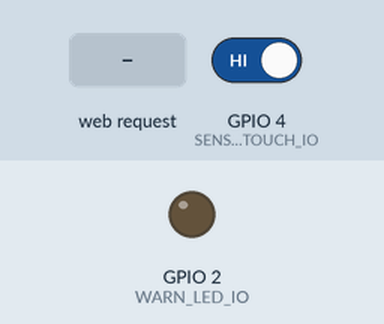
Simulated run of this sketch. Board: ESP32. On the bench: output pins drawn as LEDs (lit = HIGH). Dashed ring = blinking. The inputs (shaded band) are chosen by the test bench; at power-on: GPIO 4 (SENSE_TOUCH_IO) HIGH. What the sketch prints to the serial monitor is not drawn.

Above: at 4.2 s.
4.3 s: HTTP request GET /operate?cmd=arm received
At 4.55 s:
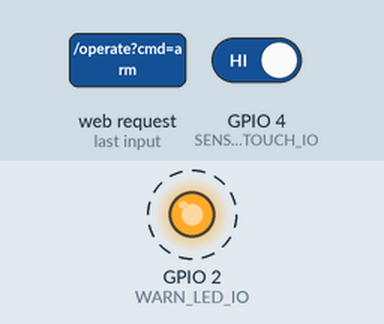
Timing chart, 0 to 13.3 s (numbered marks = the images above; inputs shaded):
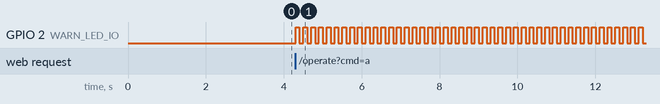

Measured:
- after the input at 4.3 s, GPIO 2 (WARN_LED_IO): alternates HIGH for 0.10 s and LOW for 0.10 s, starting at once

The sketch:

ex08.ino
```cpp
#include <WiFi.h>
#include <WebServer.h>

// AP无线热点参数
const char* hotSpotName = "ESP32_Alarm_Device";
const char* hotSpotPwd = "87654321";
WebServer httpService(80);

// 硬件IO引脚定义
#define SENSE_TOUCH_IO  4
#define WARN_LED_IO     2

// 触摸感应触发判定阈值
int touchTriggerLevel = 500;

// 设备工作模式：0=解除警戒 1=布防监控 2=入侵报警
int deviceWorkMode = 0;

// 首页网页渲染函数
void renderMainWebPage() {
    String webContent = R"rawliteral(
<!DOCTYPE html>
<html lang="zh-CN">
<head>
  <meta charset="UTF-8">
  <meta name="viewport" content="width=device-width,initial-scale=1.0">
  <title>物联网安防报警控制系统</title>
  <style>
    html,body{font-family:"Microsoft YaHei";text-align:center;margin-top:45px;background:#f8f9fa}
    .state-card{width:85%;max-width:420px;margin:24px auto;padding:22px;border-radius:12px;font-size:26px;font-weight:600;color:#fff}
    .safe-state{background:#38b000}
    .guard-state{background:#fb8500}
    .alarm-state{background:#d00000;animation:flash 0.45s infinite alternate}
    @keyframes flash{0%{opacity:1}100%{opacity:0.4}}
    .opt-btn{padding:16px 32px;font-size:17px;margin:12px 8px;border:0;border-radius:6px;color:#fff;cursor:pointer}
    .lock-btn{background:#fb8500}
    .unlock-btn{background:#38b000}
    .stop-alarm-btn{background:#0077b6}
    .tip-text{color:#555;font-size:15px;margin:10px 0}
    .hardware-desc{color:#777;font-size:13px;margin-top:25px}
  </style>
</head>
<body>
  <h1>ESP32无线安防监控终端</h1>
  <h3>触摸感应入侵报警系统</h3>

  <div id="statePanel" class="state-card safe-state">🟢 当前状态：安全解除警戒</div>

  <div class="button-group">
    <button class="opt-btn lock-btn" onclick="sendOperate('arm')">🔒 开启布防监控</button>
    <button class="opt-btn unlock-btn" onclick="sendOperate('disarm')">🔓 关闭警戒撤防</button>
    <button class="opt-btn stop-alarm-btn" id="shutAlarmBtn" style="display:none">🛑 终止警报提示</button>
  </div>

  <p class="tip-text">操作说明：开启布防后触碰GPIO4触摸引脚，系统将立刻触发入侵警报</p>
  <p class="tip-text">页面自动实时同步设备运行状态</p>
  <p class="hardware-desc">感应采集引脚：GPIO4(T0) | 报警指示灯：GPIO2片载LED</p>

  <script>
    // 向后端发送操作指令
    function sendOperate(optType){
      fetch("/operate?cmd="+optType).then(()=>{
        setTimeout(refreshDeviceState,120);
      })
    }
    // 更新页面显示设备工作状态
    function refreshDeviceState(){
      fetch("/getMode").then(res=>res.text()).then(mode=>{
        let panel = document.getElementById("statePanel");
        let stopBtn = document.getElementById("shutAlarmBtn");
        panel.className = "state-card";
        document.body.style.background = "#f8f9fa";
        if(mode === "0"){
          panel.classList.add("safe-state");
          panel.innerText = "🟢 当前状态：安全解除警戒";
          stopBtn.style.display = "none";
        }else if(mode === "1"){
          panel.classList.add("guard-state");
          panel.innerText = "🟡 当前状态：布防警戒中";
          stopBtn.style.display = "none";
        }else if(mode === "2"){
          panel.classList.add("alarm-state");
          panel.innerText = "🔴 紧急警报！检测到非法触碰入侵";
          stopBtn.style.display = "inline-block";
          document.body.style.background = "#ffe0e0";
        }
      }).catch(err=>{})
    }
    // 定时轮询状态
    setInterval(refreshDeviceState,1000);
    refreshDeviceState();
  </script>
</body>
</html>
)rawliteral";
    httpService.send(200, "text/html; charset=utf-8", webContent);
}

// 处理前端下发控制指令接口
void handleOperateRequest() {
    if(httpService.hasArg("cmd")){
        String operateCmd = httpService.arg("cmd");
        if(operateCmd == "arm"){
            deviceWorkMode = 1;
            Serial.println("系统指令接收：启动布防警戒模式");
        }else if(operateCmd == "disarm"){
            deviceWorkMode = 0;
            digitalWrite(WARN_LED_IO, LOW);
            Serial.println("系统指令接收：解除全部警戒状态");
        }else if(operateCmd == "clear"){
            deviceWorkMode = 0;
            digitalWrite(WARN_LED_IO, LOW);
            Serial.println("系统指令接收：关闭警报恢复安全");
        }
        httpService.send(200, "text/plain", "success");
    }else{
        httpService.send(400, "text/plain", "request param error");
    }
}

// 获取设备当前工作状态接口
void returnDeviceMode() {
    httpService.send(200, "text/plain", String(deviceWorkMode));
}

void setup() {
    Serial.begin(115200);
    // 初始化报警LED输出引脚
    pinMode(WARN_LED_IO, OUTPUT);
    digitalWrite(WARN_LED_IO, LOW);

    Serial.println("\n==== ESP32触摸式安防报警系统启动 ====");
    Serial.print("正在创建无线热点：");
    Serial.println(hotSpotName);
    WiFi.softAP(hotSpotName, hotSpotPwd);

    IPAddress apLocalIp = WiFi.softAPIP();
    Serial.print("热点本地访问IP：");
    Serial.println(apLocalIp);
    Serial.print("浏览器访问地址：http://");
    Serial.println(apLocalIp);

    // 绑定所有服务路由
    httpService.on("/", HTTP_GET, renderMainWebPage);
    httpService.on("/operate", HTTP_GET, handleOperateRequest);
    httpService.on("/getMode", HTTP_GET, returnDeviceMode);

    httpService.begin();
    Serial.println("Web服务已成功启动，等待客户端连接操作");

    // 触摸传感器基准值采集校准
    Serial.println("\n==== 触摸感应模块校准流程 ====");
    Serial.println("3秒内请勿触碰GPIO4感应引脚，采集基准数值");
    delay(3000);
    int baseTouchValue = touchRead(SENSE_TOUCH_IO);
    Serial.print("环境空载触摸基准值：");
    Serial.println(baseTouchValue);
    Serial.print("入侵触发判定阈值：小于 ");
    Serial.println(touchTriggerLevel);
    Serial.println("================================\n");
}

void loop() {
    // 持续处理网页客户端请求
    httpService.handleClient();

    // 布防状态下实时检测触摸信号
    if(deviceWorkMode == 1){
        int currentTouchVal = touchRead(SENSE_TOUCH_IO);
        if(currentTouchVal < touchTriggerLevel){
            deviceWorkMode = 2;
            Serial.print("入侵告警触发！触摸采集数值：");
            Serial.println(currentTouchVal);
        }
    }

    // 报警状态下LED交替闪烁警示
    if(deviceWorkMode == 2){
        digitalWrite(WARN_LED_IO, !digitalRead(WARN_LED_IO));
        delay(100);
    }
}
```
